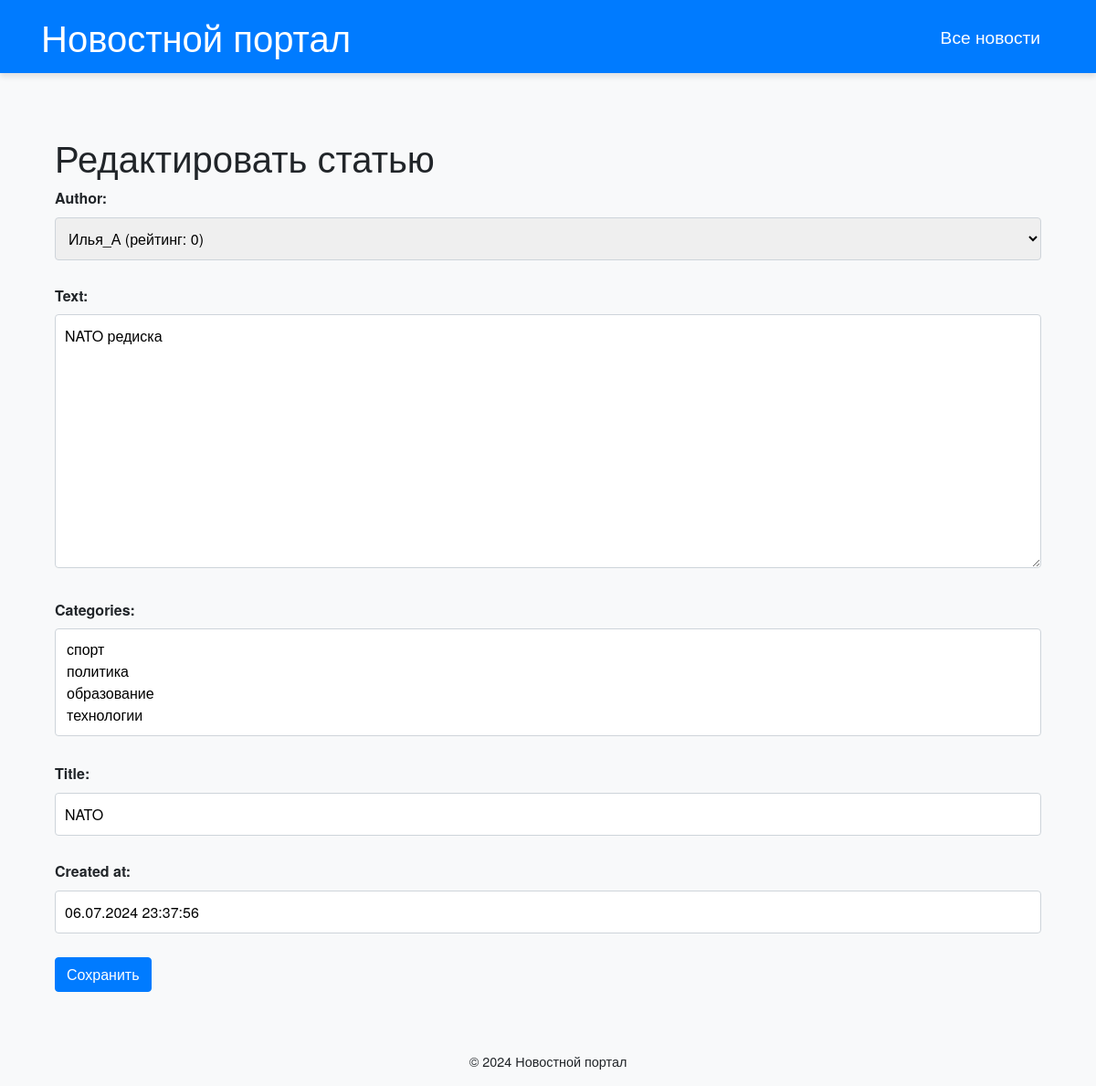
Before: /articles/4/edit/ with the older database file.
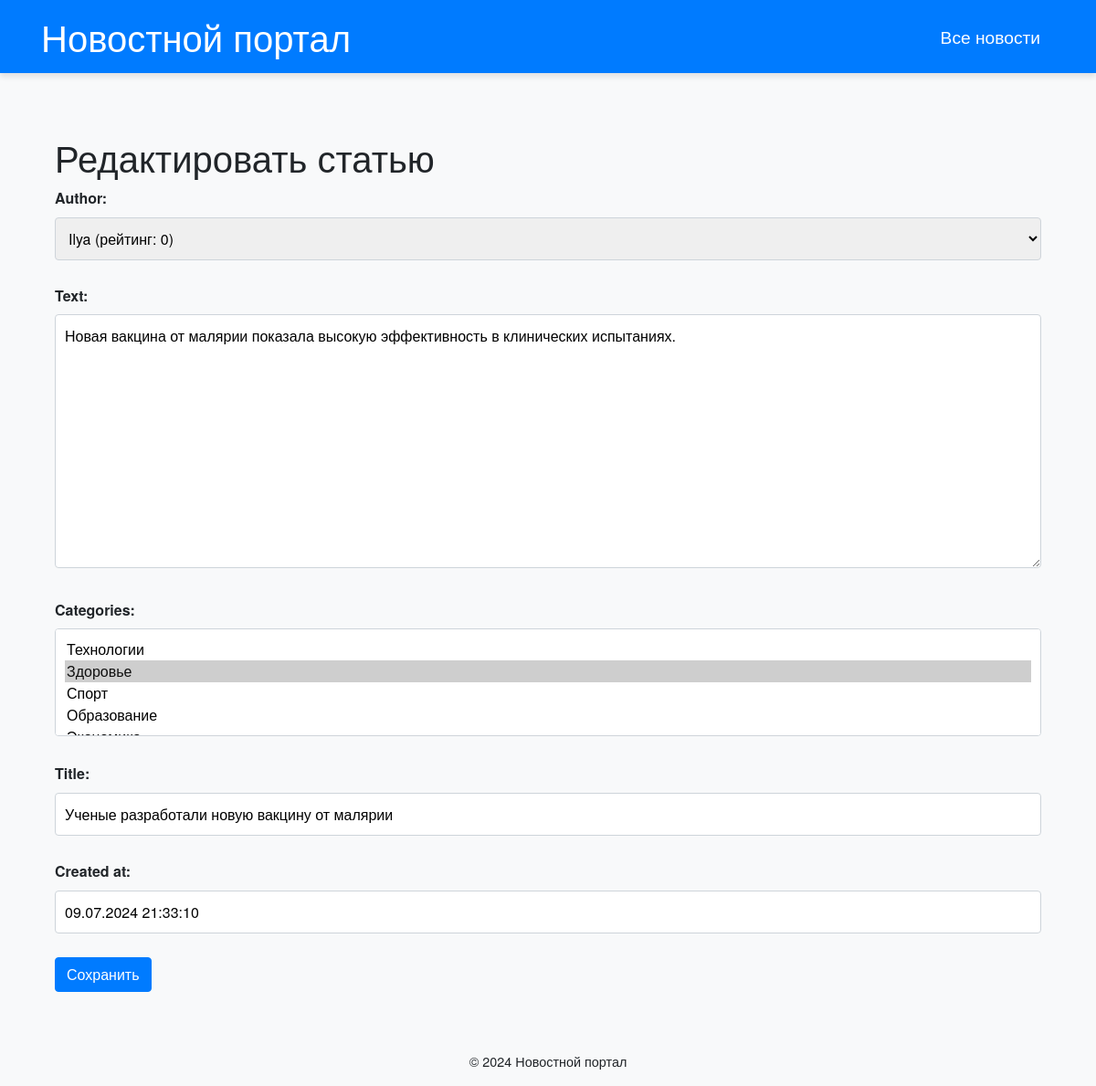
After: the same page with the newer database file.
### news_site/models.py (models this page shows, shortened)
class Post(models.Model):
    ARTICLE = 'AR'
    NEWS = 'NW'
    POST_TYPE_CHOICES = [
        (ARTICLE, 'Статья'),
        (NEWS, 'Новость'),
    ]
    author = models.ForeignKey(Author, on_delete=models.CASCADE)
    post_type = models.CharField(max_length=2, choices=POST_TYPE_CHOICES, default=ARTICLE)
    created_at = models.DateTimeField(default=timezone.now)
    categories = models.ManyToManyField(Category, through='PostCategory')
    title = models.CharField(max_length=200)
    text = models.TextField()
    rating = models.IntegerField(default=0)
    slug = models.SlugField(unique=True, blank=True)
    class Meta:
        verbose_name = "Публикация"
        verbose_name_plural = "Публикации"

### news_site/views.py (the view)
# urls.py: path('articles/<int:pk>/edit/', UpdateArticleView.as_view(), name='edit_article'),
class UpdateArticleView(UpdateView):
    model = Post
    form_class = PostForm
    template_name = 'update_article.html'
    success_url = reverse_lazy('news_list')

### news_site/forms.py
class PostForm(forms.ModelForm):
    filter = NewsFilter()
    class Meta:
        model = Post
        fields = {
                "author",
                "title",
                "text",
                "categories",
                "created_at",
        }

### news_site/models.py (called while the page is built)
    def __str__(self):
        return f'{self.user.username} (рейтинг: {self.rating})'

    def __str__(self):
        return self.name

### news_site/templates/update_article.html (shortened to what this page needs)
{% extends 'default.html' %}
{% block content %}
<div class="container mt-4">
    <h1>Редактировать статью</h1>
    <form method="post">
        {{ form.as_p }}
        <button type="submit" class="btn btn-primary">Сохранить</button>
    </form>
</div>
{% endblock %}

Changed rows visible on the page:
changed Post: author "Илья_А (рейтинг: 0)" → "Ilya (рейтинг: 0)"; text "NATO редиска" → "Новая вакцина от малярии показала высокую эффективность в клинических испытаниях."; title "NATO" → "Ученые разработали новую вакцину от малярии"; created_at "06.07.2024 23:37:56" → "09.07.2024 21:33:10"
Other visible differences:
form field categories: "спорт / политика / образование / технологии" → "Технологии / Здоровье ☑ / Спорт / Образование"
